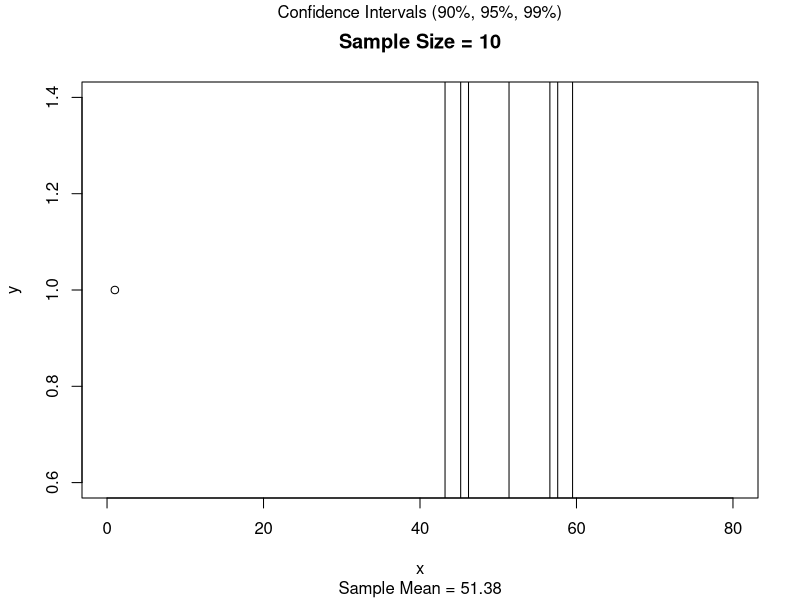

The R source for this figure:
# TYPE I ERROR program - Chapter 7

# Set SampleSize to the desired sample size
# Set PopMean to the desired population mean
# Set PopStdDev to the desired population standard deviation
# Set Zvalues to correspond to desired confidence interval percents

  SampleSize <- 10
  PopMean <- 50
  PopStdDev <- 10
  Zvalues <- c(1.645, 1.96, 2.576)  # 90%, 95%, & 99% confidence intervals
  numReplications <- 100

chap07 <- function() {
	
	SampleData <- rnorm(SampleSize,PopMean,PopStdDev)
	SampleMean <- mean(SampleData)
	x <-1
	y <-1
	plot(x,y,type="b",xlim=c(0,80),main=paste("Sample Size =",SampleSize),sub=paste("Sample Mean =",round(SampleMean,digits=2)))
	   lines(c(SampleMean,SampleMean),c(0,2),type="l")
	   mtext("Confidence Intervals (90%, 95%, 99%)",side=3,line=3)
         	
	replicationData <- NULL
	for (i in 1:numReplications) {
		replicationData <- c(replicationData,mean(rnorm(SampleSize,PopMean,PopStdDev)))
		}
	LowerInt <- NULL
	UpperInt <- NULL
	IntWidth <- NULL
	OutsideRange <- rep(0,3)
	for (i in 1:3) {
		LowerInt <- cbind(LowerInt,round(SampleMean-Zvalues[i]*PopStdDev/sqrt(SampleSize),digits=1))
		UpperInt <- cbind(UpperInt,round(SampleMean+Zvalues[i]*PopStdDev/sqrt(SampleSize),digits=1))
		IntWidth <- cbind(IntWidth,format(UpperInt[i]-LowerInt[i],nsmall=1))
		for (j in 1:numReplications) {
			if (PopMean<(replicationData[j]-Zvalues[i]*PopStdDev/sqrt(SampleSize))||PopMean>(replicationData[j]+Zvalues[i]*PopStdDev/sqrt(SampleSize))) {
					OutsideRange[i] <- OutsideRange[i] + 1
				}
			}
		lines(c(LowerInt[i],LowerInt[i]),c(0,2),type="c")
		lines(c(UpperInt[i],UpperInt[i]),c(0,2),type="c")
		}
		
	IntLabel <- paste(format(UpperInt,nsmall=1),"-",format(LowerInt,nsmall=1))
	OutputMatrix <- matrix(nrow=3,ncol=4,c("90%","95%","99%",paste(OutsideRange,"%",sep=""),IntLabel,IntWidth))
	dimnames(OutputMatrix) <- list(rep("",3),c("Confidence Level","Percent Error","Confidence Interval","Interval Width"))
	
      cat("\n","Pop. Mean =",PopMean,"Pop. SD =",PopStdDev,"\n")
      cat("\n","Sample Size =",SampleSize,"N Replications =",numReplications,"\n")
      cat("\n\n")
      
	print(OutputMatrix,abbreviate.dimnames=F,min.colwidth=20,prefix.width=0,page.width=100,quote=F)
	}

chap07()			